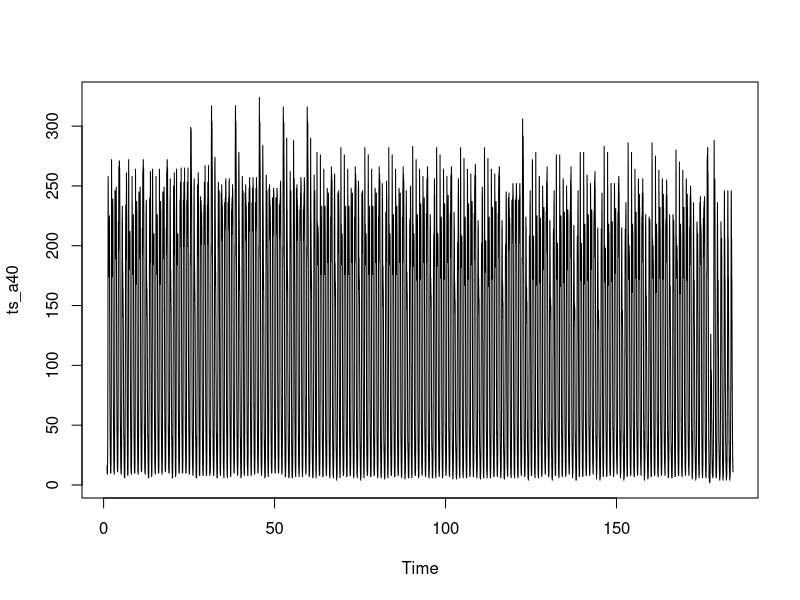
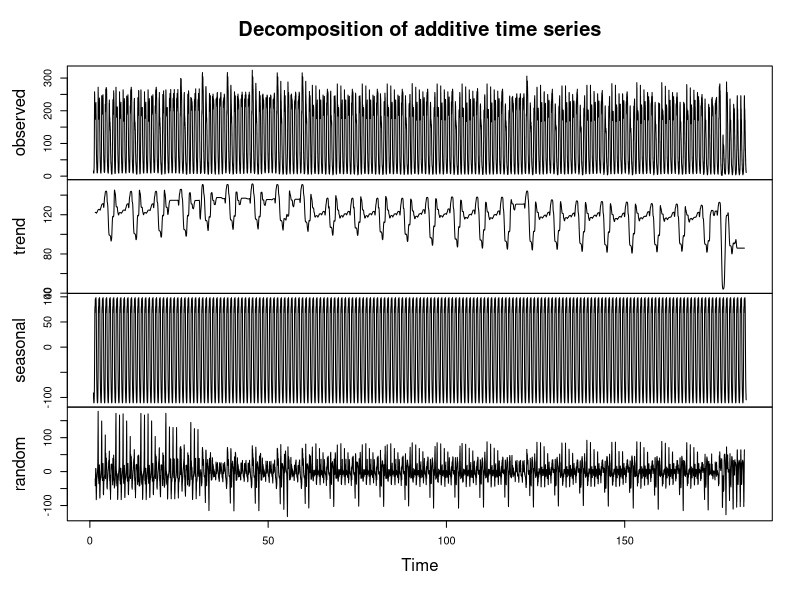
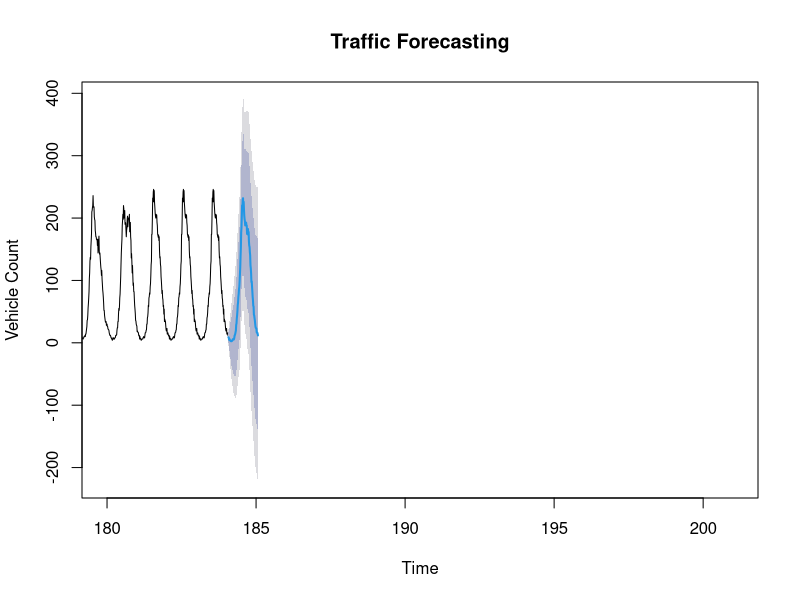

R code for these plots, in order: (Note: this script raises an error after producing the figures.)
a40 <- read.csv("a40.csv")
a49 <- read.csv("a49.csv")

a40$Flow <- round(a40$Flow)
a49$Flow <- round(a49$Flow)

str(a40)

a40$LinkDescription <- NULL
a40$AverageJT <- NULL
a40$DataQuality <- NULL
a40$LinkLength <- NULL

a49$LinkDescription <- NULL
a49$AverageJT <- NULL
a49$DataQuality <- NULL
a49$LinkLength <- NULL

ts_a40 <- ts(a40$Flow,frequency = 96)
ts_a49 <- ts(a49$Flow,frequency = 96)
plot(ts_a40)

plot(decompose(ts_a40))

library(forecast)

#model1 <- Arima(ts_a40,order=c(24,0,0),seasonal=list(order=c(6,0,0)))
  
fcast <- forecast(ts_a40, h=1*96)
f <- as.data.frame(fcast)
fcast_2 <- forecast(ts_a49, h=1*96)
f_2 <- as.data.frame(fcast_2)
plot(fcast,xlab="Time",ylab="Vehicle Count",main="Traffic Forecasting",xlim=c(180,201))
lines(testing, col='red')
